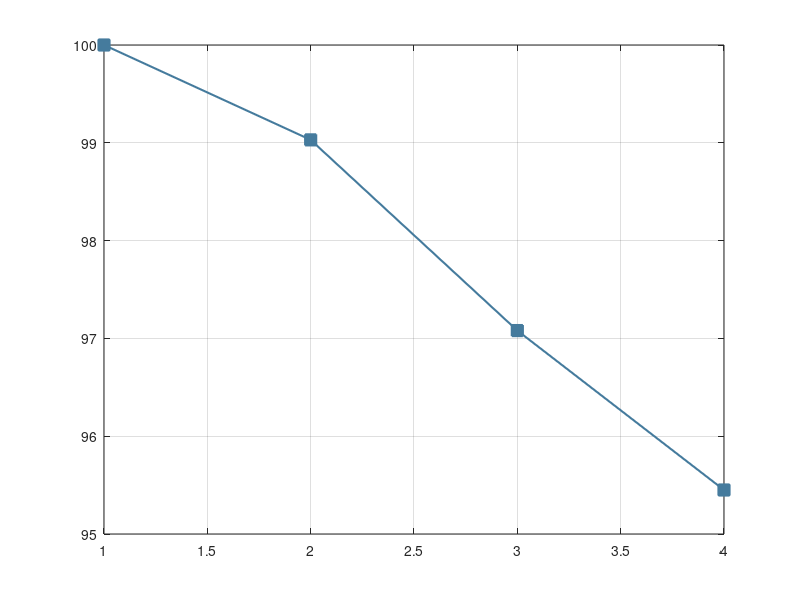

MATLAB code to generate this figure: (Note: this script raises an error after producing the figure.)
clc;
clear;
close all;
addpath(genpath(pwd));
rng(1993); % For repeatable results

original = [100;99.03;97.08;95.45];
reproduction_twoTags = [0.997000000000000,0.998500000000000];
reproduction_threeTags = [0.989000000000000,0.988000000000000,0.988500000000000];
reproduction_fourTags = [0.973000000000000,0.975000000000000,0.976000000000000,0.972500000000000];

reproduction = [1;mean(reproduction_twoTags);mean(reproduction_threeTags);mean(reproduction_fourTags)].*100;

%% plot
vals_BER = [original,reproduction];

colors = {[69/255 123/255 157/255],[202/255 55/255 83/255],[128/255 128/255 128/255],[153 153 204]./255,[132/255 165/255 157/255],[229,152,155]/255,[247,237,226]/255,[246,189,96]/255};
lineStyles = {'-','--','-.',':'};
lineMarker = {'square','o','^','pentagram','diamond','*','h','o','+','x'};
markersize = 8;
linewidth = 1.5;

x =1:1:4;

%%%** plot BER **%%%
figure(1)
plot(x,vals_BER(:,1),'Marker',lineMarker{1},'MarkerSize',markersize,'LineWidth',linewidth,'color',colors{1},'MarkerFaceColor',colors{1});
grid on
set(gcf,'unit','centimeters','position',[3 5 16 6]);
ax = gca;
ax.FontSize = 12;
ax.FontName = 'Times New Roman';
ax.XTick = 1:4;
ax.XTickLabel = {'1','2','3','4'};
ylabel('Successful decoding rate (%)','FontSize',12,'FontName','Times New Roman');
xlabel('Number of concurrent tags','FontSize',14,'FontName','Times New Roman');
hold on
plot(x,vals_BER(:,2),'Marker',lineMarker{2},'MarkerSize',markersize,'LineWidth',linewidth,'color',colors{2},'MarkerFaceColor',colors{2});
ax.YLim = [50 100];
legend('Published result','Reproduced result','FontSize',10.5,'FontName','Times New Roman','Location','best','NumColumns',1,'Interpreter','latex');